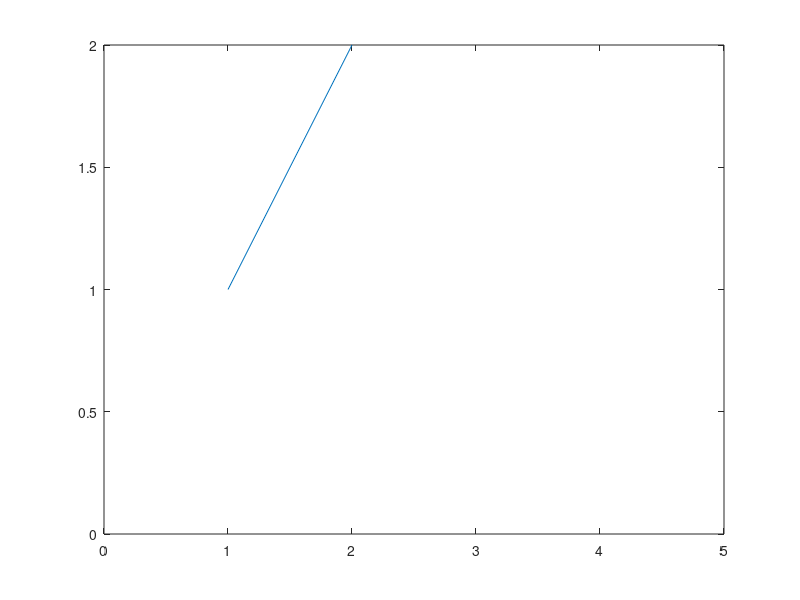

MATLAB code to generate this figure: (Note: this script raises an error after producing the figure.)
clear all;
xy(1,:)=[0,0];
plot([1,2],[1,2]);
axis([0,5,0,2]);
hold off;
bot=1;
flg=0;
while bot==1
    [x,y,bot]=ginput(1);
    xy(2,:)=[x,y];
    if flg==1
        plot(xy(:,1),xy(:,2));
        axis([0,5,0,2]);
        hold on;
    end
    flg=1;
    xy(1,:)=xy(2,:)
end
